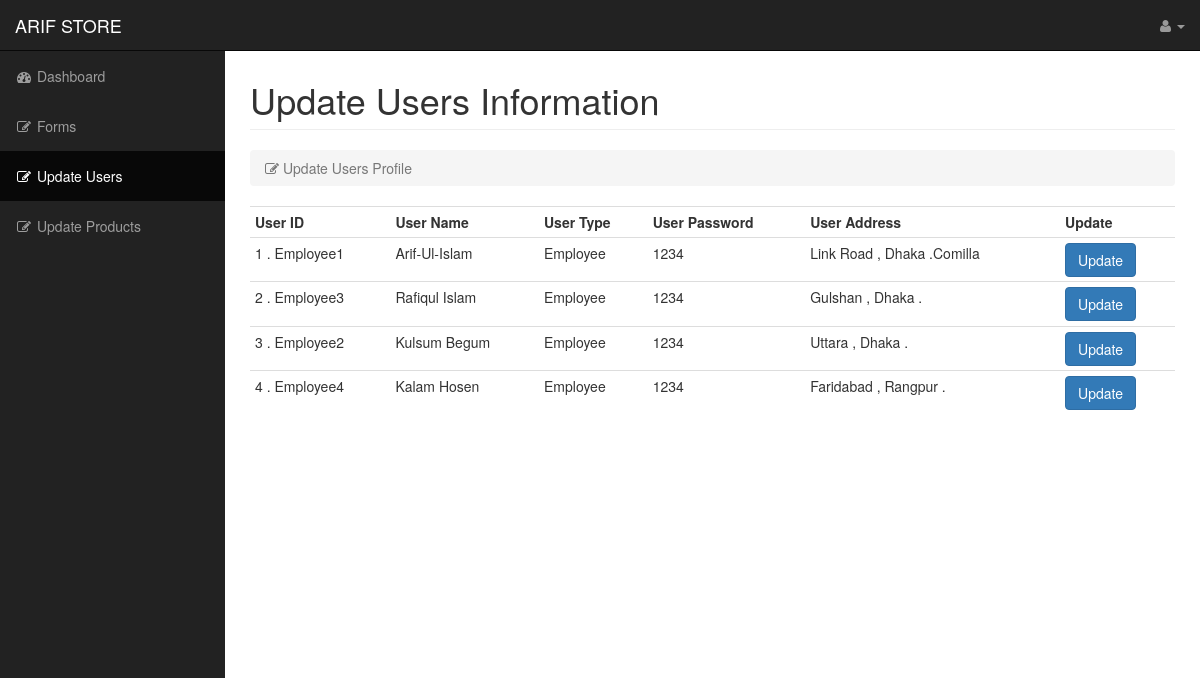
The page /arifstore/admin/updateusers.php on the database its author committed.
### tables this page shows
CREATE TABLE `users` (
  `user_name` varchar(30) NOT NULL,
  `user_id` varchar(30) NOT NULL,
  `user_type` varchar(30) NOT NULL,
  `user_pass` varchar(30) NOT NULL,
  `user_address` varchar(120) NOT NULL
);

### arifstore/admin/updateusers.php (the view, shortened to what this page needs)
<?php include '../config.php';
?>
<!DOCTYPE html>
<html lang="en">
<head>
    <link href="../css/bootstrap.min.css" rel="stylesheet">
    <link href="../css/sb-admin.css" rel="stylesheet">
    <link href="../css/plugins/morris.css" rel="stylesheet">
    <link href="../font-awesome/css/font-awesome.min.css" rel="stylesheet" type="text/css">
    <link href="../style.css" rel="stylesheet">
</head>
<body>
    <div id="wrapper">
        <nav class="navbar navbar-inverse navbar-fixed-top" role="navigation">
            <div class="navbar-header">
                <a class="navbar-brand" href="dashboard.php">ARIF STORE</a>
            </div>
                        <ul class="nav navbar-right top-nav">
                <li class="dropdown">
                    <a href="#" class="dropdown-toggle" data-toggle="dropdown"><i class="fa fa-user"></i> <?php echo $_SESSION["user"]?><b class="caret"></b></a>
                </li>
            </ul>
            <div class="collapse navbar-collapse navbar-ex1-collapse">
                <ul class="nav navbar-nav side-nav">
                     <li>
                        <a href="dashboard.php"><i class="fa fa-fw fa-dashboard"></i> Dashboard</a>
                    </li>
                    <li>
                        <a href="forms.php"><i class="fa fa-fw fa-edit"></i> Forms</a>
                    </li>
					<li class="active">
                        <a href="updateusers.php"><i class="fa fa-fw fa-edit"></i> Update Users</a>
                    </li>
					<li>
                        <a href="updateproducts.php"><i class="fa fa-fw fa-edit"></i> Update Products</a>
                    </li>
                </ul>
            </div>
        </nav>
        <div id="page-wrapper">
            <div class="container-fluid">
                <div class="row">
                    <div class="col-lg-12">
                        <h1 class="page-header">
                            Update Users Information
                        </h1>
                        <ol class="breadcrumb">
                            <li class="active">
                                <i class="fa fa-edit"></i> Update Users Profile
                            </li>
                        </ol>
                    </div>
                </div>
                <div class="row">
					<div class="col-lg-12">
					<?php
						  $var = 0 ;
                          $getselect = $mysqli->query("SELECT * FROM users");
                          echo "<table class=\"table table-condensed\" ><tr><th>User ID</th><th>User Name</th><th>User Type</th><th>User Password</th><th>User Address</th><th>Update</th></tr>";
                          while( $product=mysqli_fetch_assoc($getselect) ) {
							   $var++;
                    ?>
								<tr>
                                <form method="get" action="single_profile_update.php">
                                            <td><?php echo $var. "  . " . $product['user_id']; ?></td>
                                            <td><?php echo $product['user_name']; ?></td>
                                            <td><?php echo $product['user_type']; ?></td>
											<td><?php echo $product['user_pass']; ?></td>
											<td><?php echo $product['user_address']; ?></td>
											<td><input type="submit" class="btn btn-primary" name="update" value="Update" /></td>
                                </form>
								<tr>
                    <?php }
                        echo "</div>";
                    ?>
					</div>
				</div>
			</div>
		</div>
</body>
</html>

### arifstore/css/sb-admin.css (style rules this page uses)
body { margin-top: 100px; background-color: #222; }
@media (min-width:768px) { body { margin-top: 50px; } }
#wrapper { padding-left: 0; }
#page-wrapper { width: 100%; padding: 0; background-color: #fff; }
@media (min-width:768px) { #wrapper { padding-left: 225px; } }
@media (min-width:768px) { #page-wrapper { padding: 10px; } }
.top-nav { padding: 0 15px; }
.top-nav>li { display: inline-block; float: left; }
.top-nav>li>a { padding-top: 15px; padding-bottom: 15px; line-height: 20px; color: #999; }
@media (min-width:768px) { .side-nav { position: fixed; top: 51px; left: 225px; width: 225px; margin-left: -225px; border: none; border-radius: 0; overflow-y: auto; background-color: #222; bottom: 0; overflow-x: hidden; padding-bottom: 40px; } }
@media (min-width:768px) { .side-nav>li>a { width: 225px; } }

### arifstore/style.css (style rules this page uses)
body { background-color: #fff; margin-top:30px }
.container-fluid { min-height: 600px; }

### rows shown on the page
users: user_id "Employee1", user_name "Arif-Ul-Islam", user_type "Employee", user_pass "1234", user_address "Link Road , Dhaka .Comilla"
users: user_id "Employee3", user_name "Rafiqul Islam", user_type "Employee", user_pass "1234", user_address "Gulshan , Dhaka ."
users: user_id "Employee2", user_name "Kulsum Begum", user_type "Employee", user_pass "1234", user_address "Uttara , Dhaka ."
users: user_id "Employee4", user_name "Kalam Hosen", user_type "Employee", user_pass "1234", user_address "Faridabad , Rangpur ."
